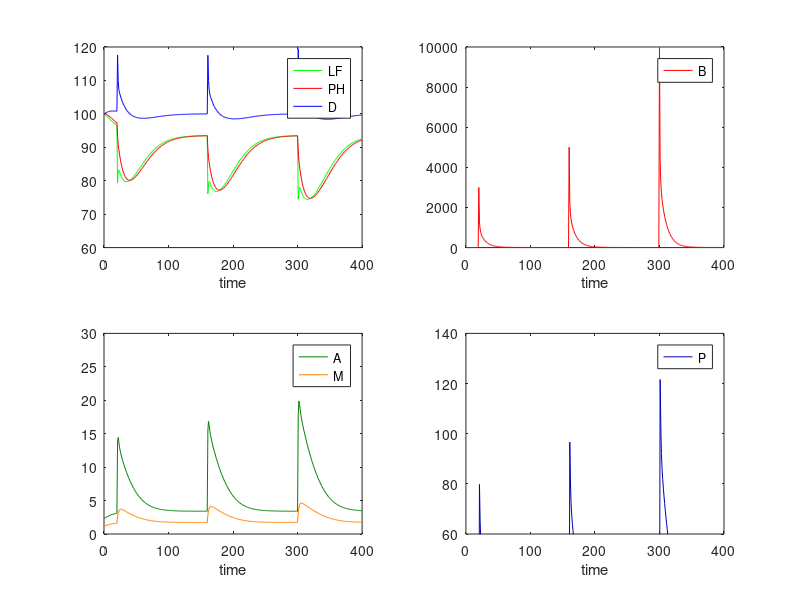

Write MATLAB code to recreate this figure.
%BMED 6310 Group Project Code 11-20
%Cystic Fibrosis Conditions
function CFcodeODE_Extended
CF = 0.5; %1 means the patient has CF, 0 means no CF
if CF == 1
    y0 = [1278.037, 64.7532, 15.04461, 12.75542, 1713.089, 100];
    % initial conditions: B = y0(1), P = y0(2), A = y0(3), M = y0(4), H = y0(5),
    % D = y0(6)
elseif CF == 0.5
    y0 = [1.383617,6.091615, 2.393149, 1.075577, 2431.41, 100];
else
    Bparm = mean([1.383617,1278.037]);
    Pparm = mean([6.091615, 64.7532]);
    Aparm = mean([2.393149, 15.04461]);
    Mparm = mean([1.075577, 12.75542]);
    Hparm = mean([2431.41, 1713.089]);
    Dparm = 100
    y0 = [Bparm, Pparm, Aparm, Mparm, Hparm, Dparm];
end
%AB = 0; %No antibiotic treatment so AB not needed

t0 = 0;
tf = 400;
hr = 1; %hr = step size
t = t0:hr:19;
[~,yode] = ode45(@diffeqs,t,y0);

t2 = 20:hr:159; %reset bacteria (B) at t = 20, 160, and 300
y02 = [3000; yode(end,2); yode(end,3); yode(end,4); yode(end,5); yode(end,6)];
[~,yode2] = ode45(@diffeqs,t2,y02);

t3 = 160:hr:299;
y03 = [5000; yode2(end,2); yode2(end,3); yode2(end,4); yode2(end,5); yode2(end,6)];
[~,yode3] = ode45(@diffeqs,t3,y03);

t4 = 300:hr:tf;
y04 = [10000; yode3(end,2); yode3(end,3); yode3(end,4); yode3(end,5); yode3(end,6)];
[~,yode4] = ode45(@diffeqs,t4,y04);

if CF == 1
    H0 = 1713.089; %initial H and D (doesn't change throughout)
    D0 = 100;
elseif CF == 0.5
    H0 = 2431.41;
    D0 = 100;
else
    H0 = mean([1713.089,2431.41]);
    D0 = 100;
end
H = [yode(:,5); yode2(:,5); yode3(:,5); yode4(:,5)];
D = [yode(:,6); yode2(:,6); yode3(:,6); yode4(:,6)];
LF = 100.*((H./D)./(H0./D0));
PH = 100.*H./H0;

tt = t0:hr:tf;
%B = y(1); P = y(2); A = y(3); M = y(4); H = y(5); D = y(6)
figure;
subplot(2,2,1);
plot(tt, LF, 'g') %LF
hold on;
plot(tt, PH, 'r') %PH
plot(tt, [yode(:,6); yode2(:,6); yode3(:,6); yode4(:,6)], 'b') %D
hold off;
xlabel('time')
legend('LF','PH','D');
ylim([60 120]);
subplot(2,2,2);
plot(tt, [yode(:,1); yode2(:,1); yode3(:,1); yode4(:,1)], 'r') %B
xlabel('time')
legend('B');
ylim([0 10000]);
subplot(2,2,3);
plot(tt, [yode(:,3); yode2(:,3); yode3(:,3); yode4(:,3)],'color',[0 .5 0]) %A
hold on;
plot(tt, [yode(:,4); yode2(:,4); yode3(:,4); yode4(:,4)],'color',[1 .5 0]) %M
hold off;
xlabel('time')
legend('A','M');
ylim([0 30]);
subplot(2,2,4);
plot(tt, [yode(:,2); yode2(:,2); yode3(:,2); yode4(:,2)],'color',[0 0 .7]) %P
xlabel('time')
legend('P');
ylim([60 140]);
end

function f = diffeqs(~,y)
CF = 0.5; %1 means the patient has CF, 0 means no CF
B = y(1); P = y(2); A = y(3); M = y(4); H = y(5); D = y(6);
Bp = (((B^0.8)*(M^1.2)) - ((0.8*B^1.2)*(P^0.1)))*(M^-2.4);
Pp = (20*(B^0.2)*(D^0.4)*(A^-0.1))-50*(P^0.5);
Ap = (15*(B^0.1)*(P^0.1))-12*(A^0.5);
Mp = (0.16*(B^0.25)*(2^CF))-0.15*(M^(2-CF));
Hp = 500-40*(H^0.3)*(P^0.2)*(A^(-0.2));
Dp = (40*(H^0.3)*(P^0.2)*(A^-0.2))-5*D;
f = [Bp;Pp;Ap;Mp;Hp;Dp];
end